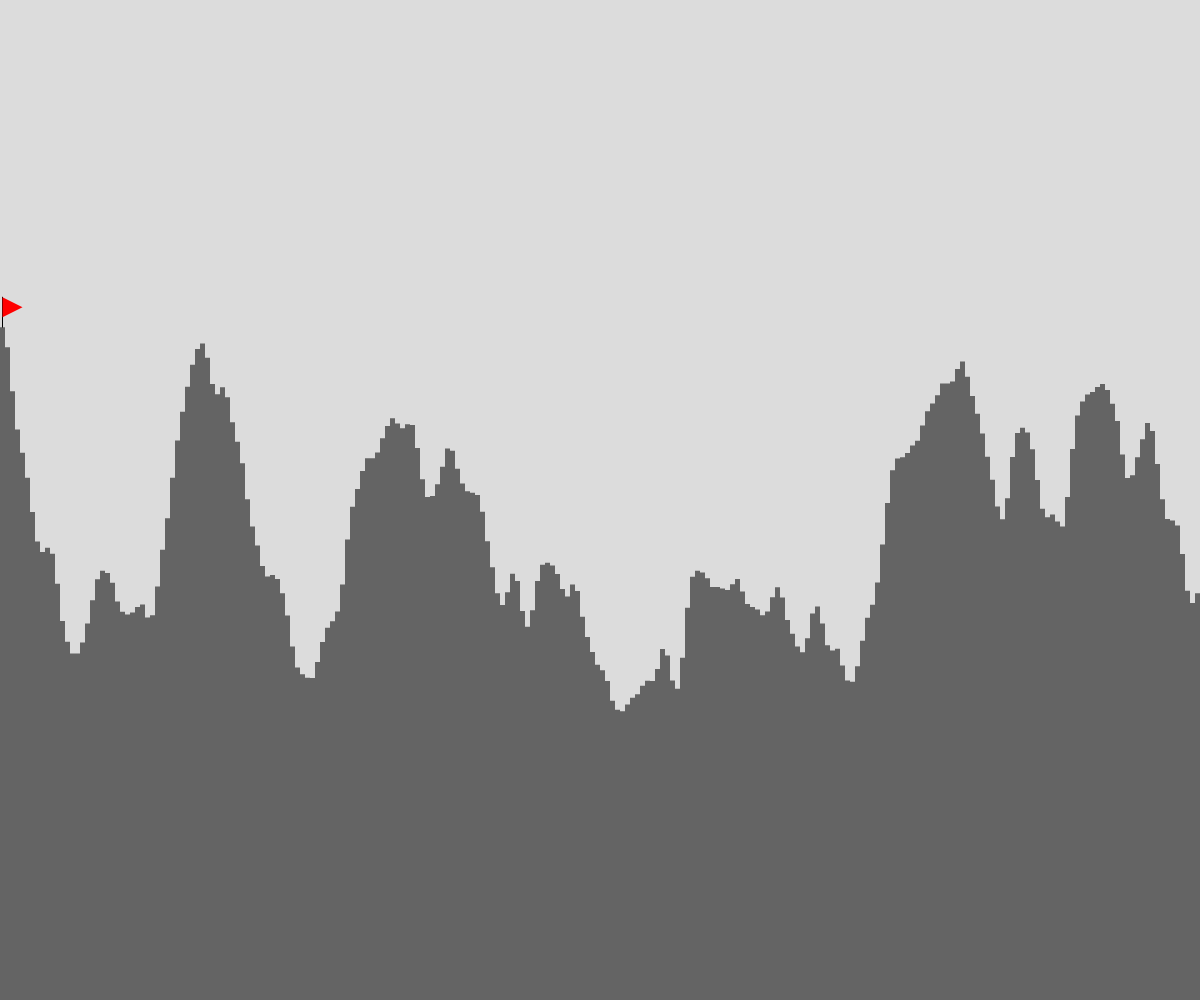
Frame 1 (no input)
Frame 60 (no input): identical to frame 1, image omitted
Frame 120 (the mouse pressed at the canvas centre since frame 60): identical to frame 1, image omitted

The p5.js sketch that drew this single still picture (run headless with seeded random() and noise() and a simulated clock; from frame 60 on, the mouse is pressed at the canvas centre):

// p5.js sketch
// ── sketch.js
// Perlin Noise Project
// Eric Jiang
// 10/2/2025


let rectWidth = 5; // width of rect
let noiseStart = 0; // starting noise
let noiseStep = 0.01; // smoothness
let panning = 0; // terrain shift

function setup() {
  createCanvas(windowWidth, windowHeight);
  generateTerrain();
}

function draw() {
  background(220);
  let highest = 0; // tallest
  let highestX = 0; // x position of tallest
  let total = 0; // average
  let count = 0;

  for (let x = 0; x < width; x += rectWidth){ // draw terrain
    let n = noise((x * noiseStep) + noiseStart + panning);
    let h = map(n, 0, 1, 50, height - 20);
    fill(100);
    rect(x, height - h, rectWidth, h);

    if (h > highest){
      highest = h;
      highestX = x;
    }
    total += h;
  }
  drawFlag(highestX + rectWidth/2, height - highest); // draw flag on tallest
}

function drawFlag(x, y) { // draw flag
  stroke(0);
  line(x, y, x, y - 30);
  fill(255, 0, 0);
  noStroke();
  triangle(x, y - 30, x + 20, y - 20, x, y - 10);
}

function generateTerrain(){ // draw terrain
  draw();
}
